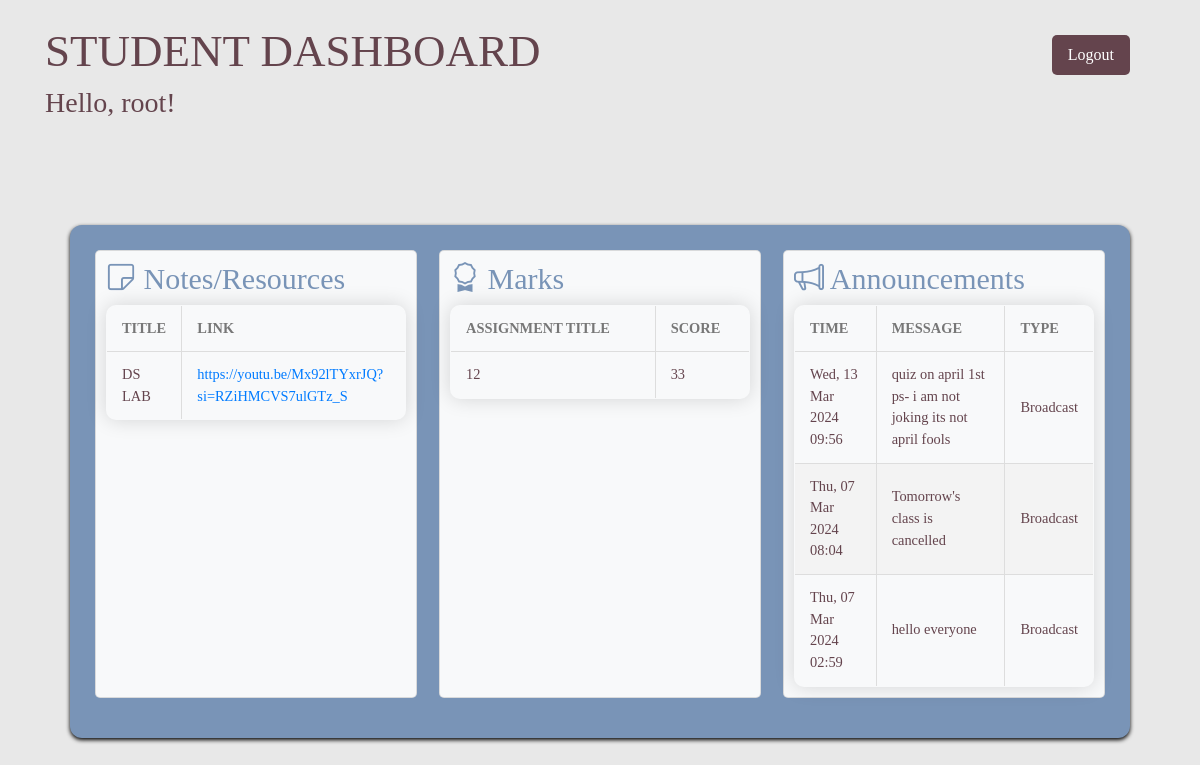
The app's page /home/ (signed in) with its own data.
### myapp/models.py (models this page shows, shortened)
class Resource(models.Model):
    title = models.CharField(max_length=255)
    link = models.URLField()
    description = models.TextField(blank=True)

class Mark(models.Model):
    student = models.ForeignKey(User, on_delete=models.CASCADE)
    assignment_title = models.CharField(max_length=255)
    score = models.IntegerField()

class Announcement(models.Model):
    message = models.TextField()
    created_at = models.DateTimeField(auto_now_add=True)
    for_all = models.BooleanField(default=True)
    specific_student = models.ForeignKey(
        User, on_delete=models.CASCADE, null=True, blank=True)  # Optional

### myapp/views.py (the view)
# urls.py: path('home/', views.home_view, name='home'),
def home_view(request):
    resources = Resource.objects.all()
    marks = Mark.objects.filter(student=request.user)
    announcements = (Announcement.objects.filter(for_all=True) | Announcement.objects.filter(
        specific_student=request.user)).order_by('-created_at')
    context = {
        'user': request.user,
        'welcome_message': "STUDENT DASHBOARD",
        'resources': resources,
        'marks': marks,
        'announcements': announcements,
    }
    return render(request, 'home.html', context)

### templates/home.html (shortened to what this page needs)
<!DOCTYPE html>
<html lang="en">
<head>
    <link rel="stylesheet" href="https://stackpath.bootstrapcdn.com/bootstrap/4.5.2/css/bootstrap.min.css">
    <link rel="stylesheet" href="https://cdn.jsdelivr.net/npm/bootstrap-icons@1.9.1/font/bootstrap-icons.css">
</head>
<body>
    <div class="container">
        <br>
        <h1>{{ welcome_message }}</h1>
        <h3>Hello, {{ user.username }}!</h3>
        <form action="{% url 'logout' %}" method="post">
            <button type="submit">Logout</button>
        </form>
        <br><br><br>
        <div class="dashboard">
            <div class="column card bg-light">
                <h2><i class="bi bi-sticky"></i>  Notes/Resources</h2>
                <table>
                    <thead>
                        <tr>
                            <th>Title</th>
                            <th>Link</th>
                        </tr>
                    </thead>
                    <tbody>
                        {% for resource in resources %}
                            <tr>
                                <td>{{ resource.title }}</td>
                                <td><a href="{{ resource.link }}">{{ resource.link }}</a></td>
                            </tr>
                        {% empty %}
                            <tr>
                                <td colspan="2">No resources available.</td>
                            </tr>
                        {% endfor %}
                    </tbody>
                </table>
            </div>
            <div class="column card bg-light">
                <h2><i class="bi bi-award"></i>  Marks</h2>
                <table>
                    <thead>
                        <tr>
                            <th>Assignment Title</th>
                            <th>Score</th>
                        </tr>
                    </thead>
                    <tbody>
                        {% for mark in marks %}
                            <tr>
                                <td>{{ mark.assignment_title }}</td>
                                <td>{{ mark.score }}</td>
                            </tr>
                        {% empty %}
                            <tr>
                                <td colspan="2">No marks available.</td>
                            </tr>
                        {% endfor %}
                    </tbody>
                </table>
            </div>
            <div class="column card bg-light">
                <h2><i class="bi bi-megaphone"></i>  Announcements</h2>
                <table>
                    <thead>
                        <tr>
                            <th>Time</th>
                            <th>Message</th>
                            <th>Type</th>
                        </tr>
                    </thead>
                    <tbody>
                        {% for announcement in announcements %}
                            <tr>
                                <td>{{ announcement.created_at|date:"D, d M Y H:i" }}</td>
                                <td>{{ announcement.message }}</td>
                                <td>{% if announcement.for_all %}
                                        Broadcast
                                    {% else %}
                                        Private
                                    {% endif %}
                                </td>
                            </tr>
                        {% empty %}
                            <tr>
                                <td colspan="3">No announcements.</td>
                            </tr>
                        {% endfor %}
                    </tbody>
                </table>
            </div>
        </div>
    </div>
</body>
</html>

### templates/home.html (style rules this page uses)
body { font-family: 'Garamond', serif; margin: 0; padding: 0; display: flex; justify-content: center; background-color:#E8E8E8; color:#64444D; }
.dashboard { display: grid; grid-template-columns: repeat(3, 1fr); gap: 22px; max-width: 1300px; margin: 25px; padding: 25px; background-color: #7994B7; border-radius: 12px; box-shadow: 0 2px 4px black; }
.column { padding: 10px; border-radius: 5px; }
h1 { color: #64444D; font-family: 'Garamond', serif; font-size: 45px; }
h2 { color: #7994B7; font-family: 'Garamond', serif; font-size: 30px; }
.card { margin-bottom: 15px; }
button[type="submit"] { background-color:#64444D; color: white; border: none; padding: 8px 16px; border-radius: 5px; cursor: pointer; position: absolute; top: 35px; right: 40px; }
.column.card { margin-bottom: 15px; transition: transform 0.2s ease; }
h2 i { color: #7994B7; }
.container { position: relative; }
table { border-collapse: collapse; width: 100%; }
th, td { border: 1px solid #dddddd; padding: 8px; text-align: left; }
th { background-color: #f2f2f2; }
table { width: 100%; border-collapse: collapse; border-spacing: 0; font-size: 0.9em; border: 1px solid #dddddd; overflow: hidden; box-shadow: 0 0 20px rgba(0, 0, 0, 0.15); border-radius: 10px; }
th, td { padding: 12px 15px; text-align: left; border-bottom: 1px solid #dddddd; border-right: 1px solid #dddddd; }
th:first-child, td:first-child { border-left: 1px solid #dddddd; }
th:last-child, td:last-child { border-right: none; }
thead th { background-color: #f8f9fa; color: #777777; text-transform: uppercase; }
tbody tr:nth-child(even) { background-color: #f3f3f3; }

### records on screen
Resource: title "DS LAB", link "https://youtu.be/Mx92lTYxrJQ?si=RZiHMCVS7ulGTz_S"
Mark: assignment_title "12", score "33"
Announcement: created_at "Wed, 13 Mar 2024 09:56", message "quiz on april 1st ps- i am not joking its not april fools", for_all "Broadcast"
Announcement: created_at "Thu, 07 Mar 2024 08:04", message "Tomorrow's class is cancelled", for_all "Broadcast"
Announcement: created_at "Thu, 07 Mar 2024 02:59", message "hello everyone", for_all "Broadcast"

### other values on screen
{{ welcome_message }} "STUDENT DASHBOARD"
{{ user.username }} "root"
